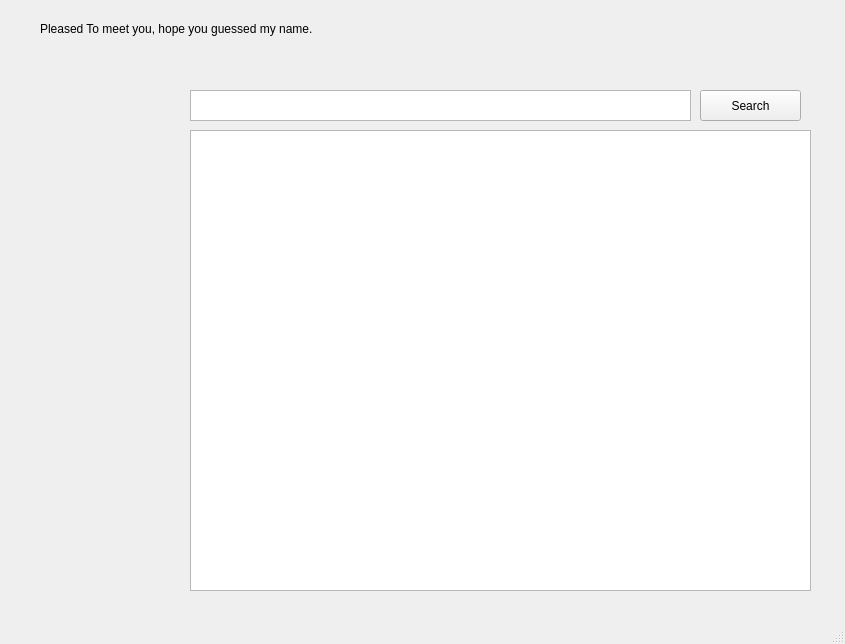
<?xml version="1.0" encoding="UTF-8"?>
<ui version="4.0">
 <class>MainWindow</class>
 <widget class="QMainWindow" name="MainWindow">
  <property name="geometry">
   <rect>
    <x>0</x>
    <y>0</y>
    <width>845</width>
    <height>644</height>
   </rect>
  </property>
  <property name="windowTitle">
   <string>MainWindow</string>
  </property>
  <widget class="QWidget" name="centralwidget">
   <widget class="QPushButton" name="pushButton">
    <property name="geometry">
     <rect>
      <x>700</x>
      <y>90</y>
      <width>101</width>
      <height>31</height>
     </rect>
    </property>
    <property name="text">
     <string>Search</string>
    </property>
   </widget>
   <widget class="QTextEdit" name="textEdit">
    <property name="geometry">
     <rect>
      <x>190</x>
      <y>90</y>
      <width>501</width>
      <height>31</height>
     </rect>
    </property>
   </widget>
   <widget class="QListWidget" name="listWidget">
    <property name="geometry">
     <rect>
      <x>190</x>
      <y>130</y>
      <width>621</width>
      <height>461</height>
     </rect>
    </property>
   </widget>
   <widget class="QLabel" name="label">
    <property name="geometry">
     <rect>
      <x>40</x>
      <y>20</y>
      <width>521</width>
      <height>17</height>
     </rect>
    </property>
    <property name="text">
     <string>Pleased To meet you, hope you guessed my name.</string>
    </property>
   </widget>
   <widget class="QLabel" name="thumbnail">
    <property name="geometry">
     <rect>
      <x>10</x>
      <y>240</y>
      <width>170</width>
      <height>96</height>
     </rect>
    </property>
    <property name="text">
     <string/>
    </property>
    <property name="scaledContents">
     <bool>true</bool>
    </property>
   </widget>
  </widget>
  <widget class="QMenuBar" name="menubar">
   <property name="geometry">
    <rect>
     <x>0</x>
     <y>0</y>
     <width>845</width>
     <height>22</height>
    </rect>
   </property>
  </widget>
  <widget class="QStatusBar" name="statusbar"/>
 </widget>
 <resources/>
 <connections/>
</ui>
